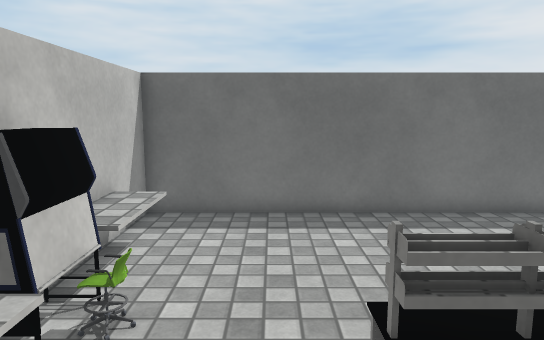
View 1 (above)

12 first-person views from a walk through a scene from a Unity 3-D project. The camera is 1.5 m above the floor, tilts 8° down and sees 70° across. The floor is counted in squares, 0.5 m on a side. Each view is taken from the middle of a square. On the plan, view 1 faces up. The plan holds only what a view shows up to about 20 squares ahead; the rest is blank. Some surface patterns are stand-ins.

View 2
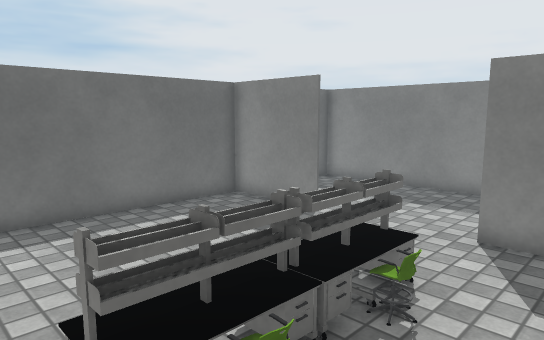

View 3
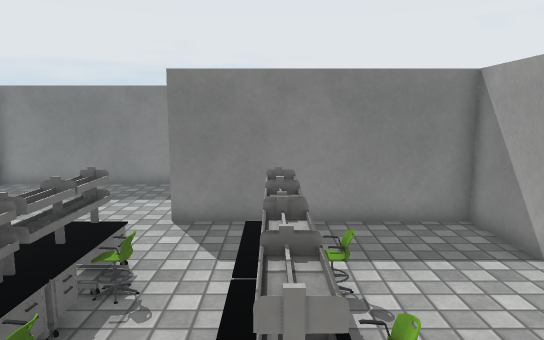

View 4
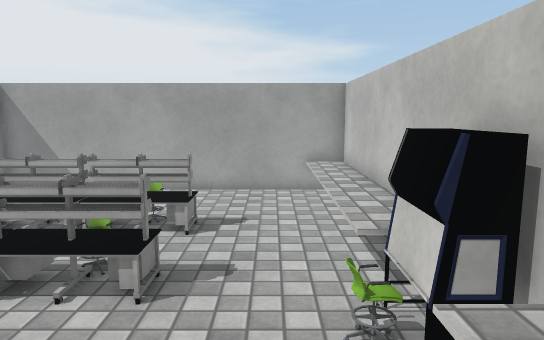

View 5
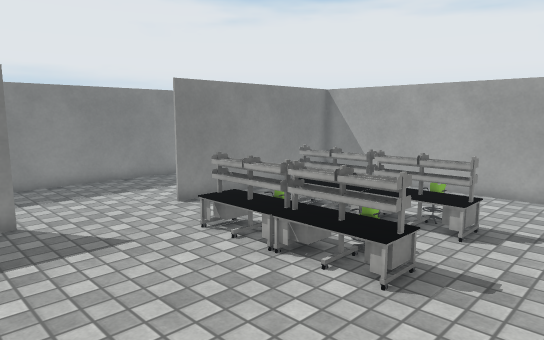

View 6
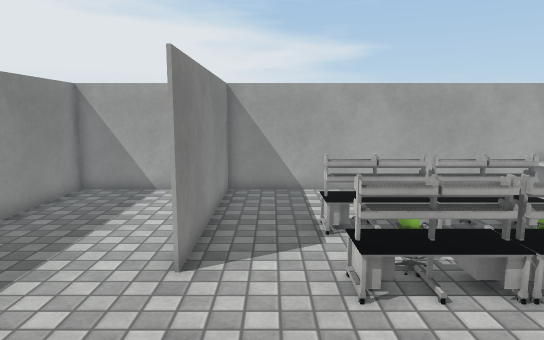

View 7
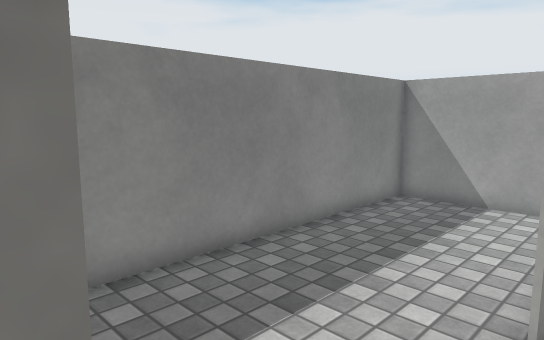

View 8
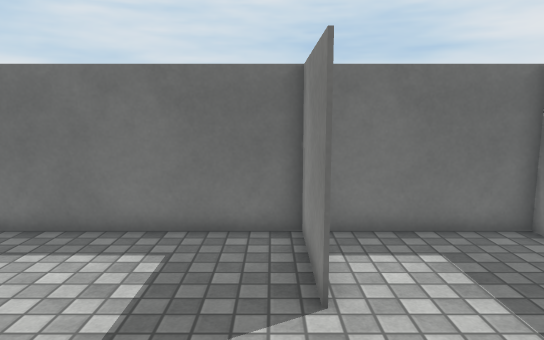

View 9
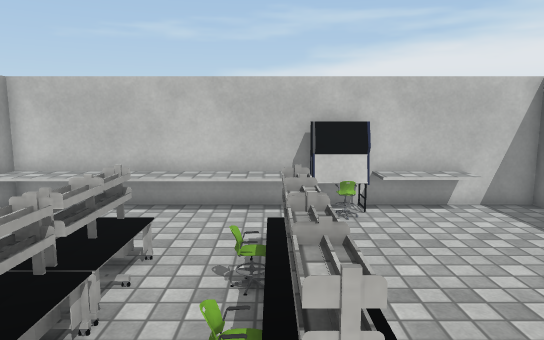

View 10
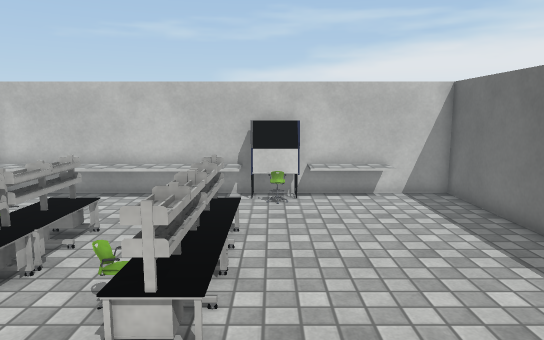

View 11
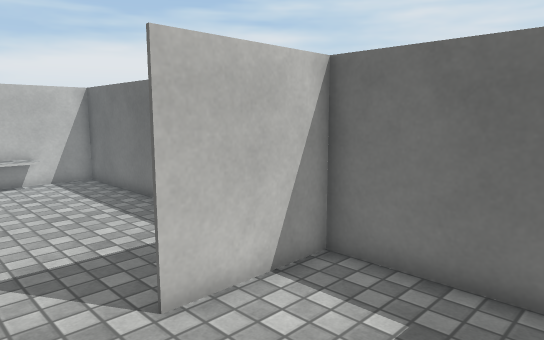

View 12
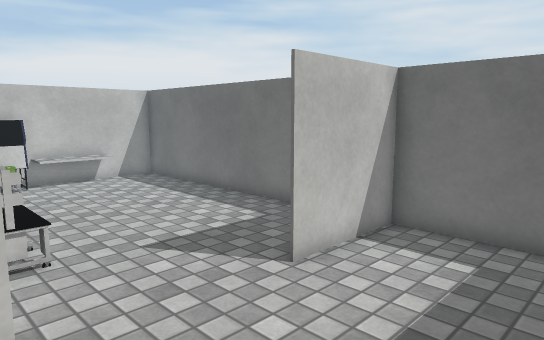

### Floor plan
Key: @ floor where view 1 was taken; # wall or solid block; . floor; = window, fence, low wall or low ledge; ^ raised ledge; O other object.
Columns run from 4 left of view 1 to 16 right of it. Each row starts with its distance up from view 1.
 12 #####################
 11 #.............#.....#
 10 #.............#.....#
  9 ^^............#.... #
  8 ^^............#.... #
  7 ^^..................#
  6 #O .................#
  5 #O=.................#
  4 ^O...=OOOOO.........#
  3 ^^...=OOOOO.........#
  2 ^^............#.....#
  1 ^^............#.....#
  0 ^^..@=OO=OO...#.....#
 -1 ^^.......O....#.....#
 -2 ^^............#.....#
 -3 ^^............#.....#
 -4 ^^............#.....#
 -5 ^^............#.....#
 -6 #####################

Where each view was taken, in squares from view 1:
view 1: 0 up, 0 right, facing up
view 2: 0 up, 0 right, facing up-right
view 3: 0 up, 1 left, facing right
view 4: 10 up, 1 left, facing down
view 5: 10 up, 2 left, facing down-right
view 6: 10 up, 8 right, facing down
view 7: 8 up, 9 right, facing down-right
view 8: 2 up, 9 right, facing up
view 9: 3 up, 9 right, facing left
view 10: 5 up, 11 right, facing left
view 11: 5 up, 15 right, facing up-left
view 12: 2 up, 15 right, facing up-left
